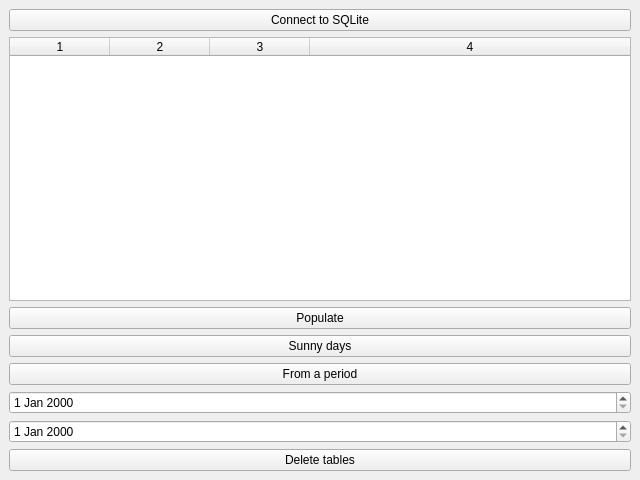
<?xml version="1.0" encoding="UTF-8"?>
<ui version="4.0">
 <class>WeatherForm</class>
 <widget class="QMainWindow" name="WeatherForm">
  <property name="geometry">
   <rect>
    <x>0</x>
    <y>0</y>
    <width>640</width>
    <height>480</height>
   </rect>
  </property>
  <widget class="QWidget" name="centralwidget">
   <layout class="QVBoxLayout" name="verticalLayout">
    <item>
     <widget class="QPushButton" name="connectButton">
      <property name="text">
       <string>Connect to SQLite</string>
      </property>
     </widget>
    </item>
    <item>
     <widget class="QTableWidget" name="dataTableView">
      <property name="rowCount">
       <number>0</number>
      </property>
      <property name="columnCount">
       <number>4</number>
      </property>
      <attribute name="horizontalHeaderStretchLastSection">
       <bool>true</bool>
      </attribute>
      <column/>
      <column/>
      <column/>
      <column/>
     </widget>
    </item>
    <item>
     <widget class="QPushButton" name="populateButton">
      <property name="text">
       <string>Populate</string>
      </property>
     </widget>
    </item>
    <item>
     <widget class="QPushButton" name="sunnyDaysButton">
      <property name="text">
       <string>Sunny days</string>
      </property>
     </widget>
    </item>
    <item>
     <widget class="QPushButton" name="periodButton">
      <property name="text">
       <string>From a period</string>
      </property>
     </widget>
    </item>
    <item>
     <widget class="QDateEdit" name="startDateEdit"/>
    </item>
    <item>
     <widget class="QDateEdit" name="endDateEdit"/>
    </item>
    <item>
     <widget class="QPushButton" name="deleteButton">
      <property name="text">
       <string>Delete tables</string>
      </property>
     </widget>
    </item>
   </layout>
  </widget>
 </widget>
 <resources/>
 <connections/>
</ui>
